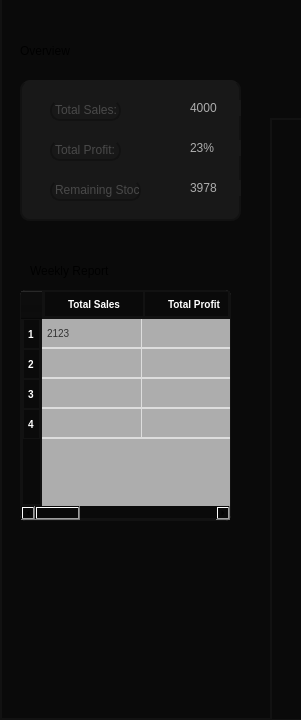
     <widget class="QWidget" name="widget_2" native="true">
      <property name="geometry">
       <rect>
        <x>980</x>
        <y>30</y>
        <width>301</width>
        <height>720</height>
       </rect>
      </property>
      <property name="styleSheet">
       <string notr="true">background:#0a0a0a;
border: 2px solid #121212;
border-top:none;</string>
      </property>
      <widget class="QLabel" name="label_4">
       <property name="geometry">
        <rect>
         <x>20</x>
         <y>20</y>
         <width>111</width>
         <height>61</height>
        </rect>
       </property>
       <property name="styleSheet">
        <string notr="true">font: 16pt &quot;Sans Serif Collection&quot;;
border:none;</string>
       </property>
       <property name="text">
        <string>Overview</string>
       </property>
      </widget>
      <widget class="QWidget" name="widget_4" native="true">
       <property name="geometry">
        <rect>
         <x>20</x>
         <y>80</y>
         <width>221</width>
         <height>141</height>
        </rect>
       </property>
       <property name="styleSheet">
        <string notr="true">border-radius: 10px;
background:#181818;</string>
       </property>
       <widget class="QLabel" name="label_5">
        <property name="geometry">
         <rect>
          <x>30</x>
          <y>20</y>
          <width>71</width>
          <height>21</height>
         </rect>
        </property>
        <property name="styleSheet">
         <string notr="true">color:#494949;
</string>
        </property>
        <property name="text">
         <string>Total Sales:</string>
        </property>
       </widget>
       <widget class="QLabel" name="label_6">
        <property name="geometry">
         <rect>
          <x>30</x>
          <y>60</y>
          <width>71</width>
          <height>21</height>
         </rect>
        </property>
        <property name="styleSheet">
         <string notr="true">color:#494949;
</string>
        </property>
        <property name="text">
         <string>Total Profit:</string>
        </property>
       </widget>
       <widget class="QLabel" name="label_7">
        <property name="geometry">
         <rect>
          <x>30</x>
          <y>100</y>
          <width>91</width>
          <height>21</height>
         </rect>
        </property>
        <property name="styleSheet">
         <string notr="true">color:#494949;
</string>
        </property>
        <property name="text">
         <string>Remaining Stock:</string>
        </property>
       </widget>
       <widget class="QLabel" name="label_8">
        <property name="geometry">
         <rect>
          <x>170</x>
          <y>20</y>
          <width>91</width>
          <height>16</height>
         </rect>
        </property>
        <property name="styleSheet">
         <string notr="true">border:none;
color:#adadad;</string>
        </property>
        <property name="text">
         <string>4000</string>
        </property>
       </widget>
       <widget class="QLabel" name="label_9">
        <property name="geometry">
         <rect>
          <x>170</x>
          <y>60</y>
          <width>91</width>
          <height>16</height>
         </rect>
        </property>
        <property name="styleSheet">
         <string notr="true">border:none;
color:#adadad;</string>
        </property>
        <property name="text">
         <string>23%</string>
        </property>
       </widget>
       <widget class="QLabel" name="label_10">
        <property name="geometry">
         <rect>
          <x>170</x>
          <y>100</y>
          <width>91</width>
          <height>16</height>
         </rect>
        </property>
        <property name="styleSheet">
         <string notr="true">border:none;
color:#adadad;</string>
        </property>
        <property name="text">
         <string>3978</string>
        </property>
       </widget>
      </widget>
      <widget class="QLabel" name="label_11">
       <property name="geometry">
        <rect>
         <x>30</x>
         <y>240</y>
         <width>141</width>
         <height>61</height>
        </rect>
       </property>
       <property name="styleSheet">
        <string notr="true">font: 16pt &quot;Sans Serif Collection&quot;;
border:none;</string>
       </property>
       <property name="text">
        <string>Weekly Report</string>
       </property>
      </widget>
      <widget class="QTableWidget" name="tableWidget">
       <property name="geometry">
        <rect>
         <x>20</x>
         <y>290</y>
         <width>211</width>
         <height>231</height>
        </rect>
       </property>
       <property name="styleSheet">
        <string notr="true">QTableWidget, QTableView {
    border: 1px solid #121212;
    border-radius: 5px;
    gridline-color: #ddd;
    background-color: #adadad;
    font-size: 10px;
    font-family: Arial, sans-serif;
    color: #333;
    selection-background-color: #0078D7;
    selection-color: white;
}

QHeaderView::section {
    background-color:#0a0a0a;
    color: white;
    padding: 4px;
    border: 1px solid #121212;
    font-size: 10px;
    font-weight: bold;
    text-align: center;
}

QTableWidget::item, QTableView::item {
    padding: 2px;
    border-bottom: 1px solid #ddd;
    text-align: center;
}

QTableWidget::item:selected, QTableView::item:selected {
    background-color: #0078D7;
    color: white;
}

QTableCornerButton::section {
    background-color: #adadad;
    border: 1px solid #adadad;
	border-top-left-radius: 8px;
  
}
</string>
       </property>
       <row/>
       <row/>
       <row/>
       <row/>
       <column>
        <property name="text">
         <string>Total Sales</string>
        </property>
       </column>
       <column>
        <property name="text">
         <string>Total Profit</string>
        </property>
       </column>
       <column>
        <property name="text">
         <string>Remaining Debtors</string>
        </property>
       </column>
       <column>
        <property name="text">
         <string>Remaining Stock</string>
        </property>
       </column>
       <item row="0" column="0">
        <property name="text">
         <string>2123</string>
        </property>
       </item>
      </widget>
      <widget class="QWidget" name="widget_12" native="true">
       <property name="geometry">
        <rect>
         <x>980</x>
         <y>0</y>
         <width>301</width>
         <height>720</height>
        </rect>
       </property>
       <property name="styleSheet">
        <string notr="true">background:#0a0a0a;
border: 2px solid #121212;
border-top:none;</string>
       </property>
       <widget class="QLabel" name="label_16">
        <property name="geometry">
         <rect>
          <x>20</x>
          <y>20</y>
          <width>111</width>
          <height>61</height>
         </rect>
        </property>
        <property name="styleSheet">
         <string notr="true">font: 16pt &quot;Sans Serif Collection&quot;;
border:none;</string>
        </property>
        <property name="text">
         <string>Overview</string>
        </property>
       </widget>
       <widget class="QWidget" name="widget_13" native="true">
        <property name="geometry">
         <rect>
          <x>20</x>
          <y>80</y>
          <width>271</width>
          <height>141</height>
         </rect>
        </property>
        <property name="styleSheet">
         <string notr="true">border-radius: 10px;
background:#181818;</string>
        </property>
        <widget class="QLabel" name="label_18">
         <property name="geometry">
          <rect>
           <x>30</x>
           <y>20</y>
           <width>71</width>
           <height>21</height>
          </rect>
         </property>
         <property name="styleSheet">
          <string notr="true">color:#494949;
</string>
         </property>
         <property name="text">
          <string>Total Sales:</string>
         </property>
        </widget>
        <widget class="QLabel" name="label_19">
         <property name="geometry">
          <rect>
           <x>30</x>
           <y>60</y>
           <width>71</width>
           <height>21</height>
          </rect>
         </property>
         <property name="styleSheet">
          <string notr="true">color:#494949;
</string>
         </property>
         <property name="text">
          <string>Total Profit:</string>
         </property>
        </widget>
        <widget class="QLabel" name="label_20">
         <property name="geometry">
          <rect>
           <x>30</x>
           <y>100</y>
           <width>91</width>
           <height>21</height>
          </rect>
         </property>
         <property name="styleSheet">
          <string notr="true">color:#494949;
</string>
         </property>
         <property name="text">
          <string>Remaining Stock:</string>
         </property>
        </widget>
        <widget class="QLabel" name="label_22">
         <property name="geometry">
          <rect>
           <x>170</x>
           <y>20</y>
           <width>91</width>
           <height>16</height>
          </rect>
         </property>
         <property name="styleSheet">
          <string notr="true">border:none;
color:#adadad;</string>
         </property>
         <property name="text">
          <string>4000</string>
         </property>
        </widget>
        <widget class="QLabel" name="label_23">
         <property name="geometry">
          <rect>
           <x>170</x>
           <y>60</y>
           <width>91</width>
           <height>16</height>
          </rect>
         </property>
         <property name="styleSheet">
          <string notr="true">border:none;
color:#adadad;</string>
         </property>
         <property name="text">
          <string>23%</string>
         </property>
        </widget>
        <widget class="QLabel" name="label_24">
         <property name="geometry">
          <rect>
           <x>170</x>
           <y>100</y>
           <width>91</width>
           <height>16</height>
          </rect>
         </property>
         <property name="styleSheet">
          <string notr="true">border:none;
color:#adadad;</string>
         </property>
         <property name="text">
          <string>3978</string>
         </property>
        </widget>
       </widget>
       <widget class="QLabel" name="label_25">
        <property name="geometry">
         <rect>
          <x>30</x>
          <y>240</y>
          <width>141</width>
          <height>61</height>
         </rect>
        </property>
        <property name="styleSheet">
         <string notr="true">font: 16pt &quot;Sans Serif Collection&quot;;
border:none;</string>
        </property>
        <property name="text">
         <string>Weekly Report</string>
        </property>
       </widget>
       <widget class="QTableWidget" name="tableWidget_2">
        <property name="geometry">
         <rect>
          <x>20</x>
          <y>310</y>
          <width>271</width>
          <height>231</height>
         </rect>
        </property>
        <property name="styleSheet">
         <string notr="true">QTableWidget, QTableView {
    border: 1px solid #121212;
    border-radius: 5px;
    gridline-color: #ddd;
    background-color: #adadad;
    font-size: 10px;
    font-family: Arial, sans-serif;
    color: #333;
    selection-background-color: #0078D7;
    selection-color: white;
}

QHeaderView::section {
    background-color:#0a0a0a;
    color: white;
    padding: 4px;
    border: 1px solid #121212;
    font-size: 10px;
    font-weight: bold;
    text-align: center;
}

QTableWidget::item, QTableView::item {
    padding: 2px;
    border-bottom: 1px solid #ddd;
    text-align: center;
}

QTableWidget::item:selected, QTableView::item:selected {
    background-color: #0078D7;
    color: white;
}

QTableCornerButton::section {
    background-color: #adadad;
    border: 1px solid #adadad;
	border-top-left-radius: 8px;
  
}
</string>
        </property>
        <row/>
        <row/>
        <row/>
        <row/>
        <column>
         <property name="text">
          <string>Total Sales</string>
         </property>
        </column>
        <column>
         <property name="text">
          <string>Total Profit</string>
         </property>
        </column>
        <column>
         <property name="text">
          <string>Remaining Debtors</string>
         </property>
        </column>
        <column>
         <property name="text">
          <string>Remaining Stock</string>
         </property>
        </column>
        <item row="0" column="0">
         <property name="text">
          <string>2123</string>
         </property>
        </item>
       </widget>
      </widget>
      <widget class="QWidget" name="widget_14" native="true">
       <property name="geometry">
        <rect>
         <x>270</x>
         <y>0</y>
         <width>711</width>
         <height>121</height>
        </rect>
       </property>
       <property name="styleSheet">
        <string notr="true">border:5px;
background:#0a0a0a;
border: 3px solid #121212;
border-right:none;
border-top:none;
border-left:none;


</string>
       </property>
       <widget class="QLabel" name="label_48">
        <property name="geometry">
         <rect>
          <x>50</x>
          <y>40</y>
          <width>601</width>
          <height>41</height>
         </rect>
        </property>
        <property name="font">
         <font>
          <family>Microsoft Sans Serif</family>
          <pointsize>14</pointsize>
          <italic>false</italic>
          <bold>false</bold>
         </font>
        </property>
        <property name="styleSheet">
         <string notr="true">  border-radius: 10px; 
font: 14pt &quot;Microsoft Sans Serif&quot;;
background: white;
 padding-left: 15px;
color:#626262;
border:none;
</string>
        </property>
        <property name="text">
         <string>        Search Something Here </string>
        </property>
       </widget>
       <widget class="QLabel" name="label_29">
        <property name="geometry">
         <rect>
          <x>60</x>
          <y>50</y>
          <width>31</width>
          <height>21</height>
         </rect>
        </property>
        <property name="styleSheet">
         <string notr="true">border-radius:10px;
border:none;
background-color:none;
  background-image: url(&quot;:/new/prefix1/search-01-Stroke-Rounded.png&quot;);
    background-repeat: no-repeat;
    background-position: center;
    background-origin: content;</string>
        </property>
        <property name="text">
         <string/>
        </property>
        <property name="scaledContents">
         <bool>true</bool>
        </property>
       </widget>
      </widget>
      <widget class="QWidget" name="widget_15" native="true">
       <property name="geometry">
        <rect>
         <x>270</x>
         <y>120</y>
         <width>711</width>
         <height>601</height>
        </rect>
       </property>
       <property name="styleSheet">
        <string notr="true">background:#0a0a0a;</string>
       </property>
       <widget class="QLabel" name="label_30">
        <property name="geometry">
         <rect>
          <x>40</x>
          <y>0</y>
          <width>111</width>
          <height>61</height>
         </rect>
        </property>
        <property name="styleSheet">
         <string notr="true">font: 16pt &quot;Sans Serif Collection&quot;;
border:none;</string>
        </property>
        <property name="text">
         <string>Dashboard</string>
        </property>
       </widget>
       <widget class="QWidget" name="widget_16" native="true">
        <property name="geometry">
         <rect>
          <x>40</x>
          <y>70</y>
          <width>201</width>
          <height>141</height>
         </rect>
        </property>
        <property name="styleSheet">
         <string notr="true">background : #121212;</string>
        </property>
        <widget class="QWidget" name="widget_17" native="true">
         <property name="geometry">
          <rect>
           <x>0</x>
           <y>0</y>
           <width>191</width>
           <height>141</height>
          </rect>
         </property>
         <property name="styleSheet">
          <string notr="true">background : #121212;</string>
         </property>
        </widget>
       </widget>
       <widget class="QWidget" name="widget_18" native="true">
        <property name="geometry">
         <rect>
          <x>260</x>
          <y>70</y>
          <width>201</width>
          <height>141</height>
         </rect>
        </property>
        <property name="styleSheet">
         <string notr="true">background : #121212;</string>
        </property>
       </widget>
       <widget class="QWidget" name="widget_19" native="true">
        <property name="geometry">
         <rect>
          <x>490</x>
          <y>70</y>
          <width>201</width>
          <height>421</height>
         </rect>
        </property>
        <property name="styleSheet">
         <string notr="true">background : #121212;</string>
        </property>
       </widget>
       <widget class="QWidget" name="widget_20" native="true">
        <property name="geometry">
         <rect>
          <x>260</x>
          <y>250</y>
          <width>201</width>
          <height>241</height>
         </rect>
        </property>
        <property name="styleSheet">
         <string notr="true">background : #121212;</string>
        </property>
       </widget>
       <widget class="QWidget" name="widget_21" native="true">
        <property name="geometry">
         <rect>
          <x>40</x>
          <y>250</y>
          <width>201</width>
          <height>241</height>
         </rect>
        </property>
        <property name="styleSheet">
         <string notr="true">background : #121212;</string>
        </property>
       </widget>
      </widget>
     </widget>
